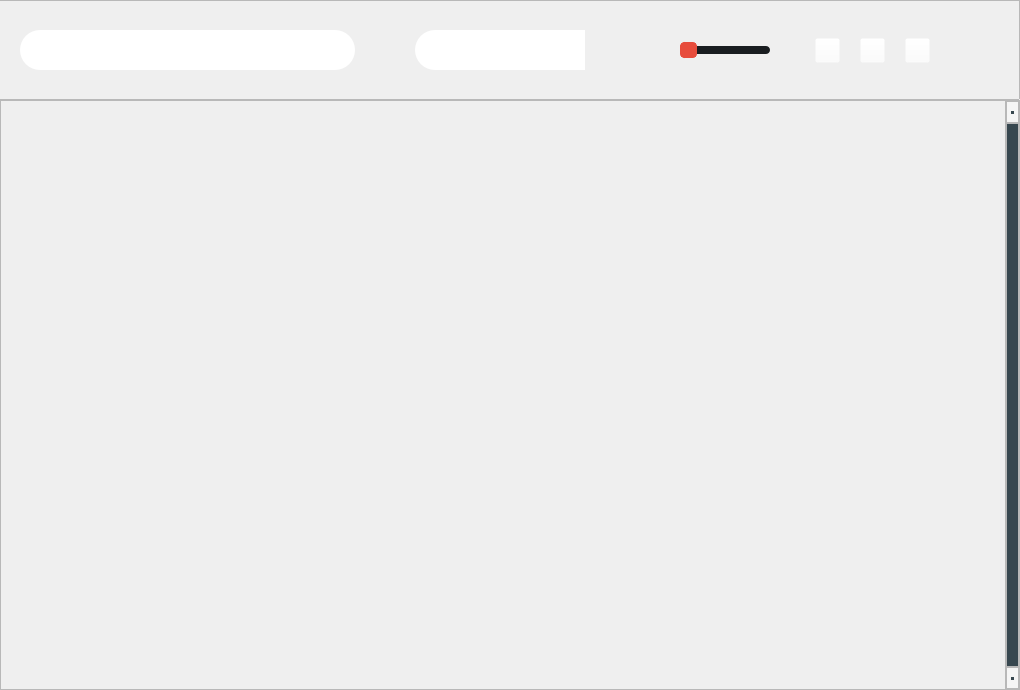
<?xml version="1.0" encoding="UTF-8"?>
<ui version="4.0">
 <class>fontpicker</class>
 <widget class="QWidget" name="fontpicker">
  <property name="geometry">
   <rect>
    <x>0</x>
    <y>0</y>
    <width>1020</width>
    <height>690</height>
   </rect>
  </property>
  <property name="windowTitle">
   <string>Form</string>
  </property>
  <property name="styleSheet">
   <string notr="true">QFrame#searchIcon {
	image: url(:/assets/icons/search.svg);
}

QPushButton#resetSettings {
	image: url(:/assets/icons/resetSettings.svg);
}

QPushButton#textColor {
	image: url(:/assets/icons/textColor.svg);
}
QPushButton#textBackgroundColor {
	image: url(:/assets/icons/textBackgroundColor.svg);
}
QPushButton#resetSettings:hover{
	image: url(:/assets/icons/resetSettingsHOVER.svg);
}

QPushButton#textColor:hover {
	image: url(:/assets/icons/textColorHOVER.svg);
}
QPushButton#textBackgroundColor:hover {
	image: url(:/assets/icons/textBackgroundColorHOVER.svg);
}

QListWidget#fontsListBackground {
	background-color: #fff;
}

/*  SCROLLBAR */

QSlider::groove:horizontal {
	border-radius: 4px;
    height: 8px;
    background-color: #191d20;
}

QSlider::handle:horizontal {
    background-color: #e74c3c;
    border: 1px solid #e74c3c;
    width: 15px;
	margin: -4px 0;
    border-radius: 4px;
}

QListView:focus {
   border: none;
   outline: none;
}

QScrollBar:vertical {
     border: 2px solid #b8b8b8;
     background: #f5f5f5;
     width: 15px;
     margin: 22px 0 22px 0;
 }
 QScrollBar::handle:vertical {
     background: #37474f;
     min-height: 20px;
 }
 QScrollBar::add-line:vertical {
     border: 2px solid #b8b8b8;
     background: #f5f5f5;
     height: 20px;
     subcontrol-position: bottom;
     subcontrol-origin: margin;
 }

 QScrollBar::sub-line:vertical {
     border: 2px solid #b8b8b8;
     background: #f5f5f5;
     height: 20px;
     subcontrol-position: top;
     subcontrol-origin: margin;
 }
 QScrollBar::up-arrow:vertical, QScrollBar::down-arrow:vertical {
     border: none;
     width: 3px;
     height: 3px;
     background: #37474f;
 }

 QScrollBar::add-page:vertical, QScrollBar::sub-page:vertical {
     background: #f5f5f5;
 }

/* BORDER RADIUS */

/* both sides */
QLineEdit#fontApply {
    border-radius: 20%;
}
/* right side */
QFrame#searchIconBackground {
	border-top-right-radius: 20%;
	border-bottom-right-radius: 20%;
}

/* left side */
QLineEdit#search {
	border-color:rgba(0,0,0,0);
	border-top-left-radius: 20%;
	border-bottom-left-radius: 20%;
}
</string>
  </property>
  <widget class="QListWidget" name="fontsList">
   <property name="geometry">
    <rect>
     <x>20</x>
     <y>100</y>
     <width>1000</width>
     <height>590</height>
    </rect>
   </property>
   <property name="sizePolicy">
    <sizepolicy hsizetype="Fixed" vsizetype="Fixed">
     <horstretch>0</horstretch>
     <verstretch>0</verstretch>
    </sizepolicy>
   </property>
   <property name="styleSheet">
    <string notr="true">background-color: rgba(0,0,0,0);</string>
   </property>
   <property name="frameShape">
    <enum>QFrame::NoFrame</enum>
   </property>
   <property name="verticalScrollBarPolicy">
    <enum>Qt::ScrollBarAlwaysOn</enum>
   </property>
   <property name="horizontalScrollBarPolicy">
    <enum>Qt::ScrollBarAlwaysOff</enum>
   </property>
   <property name="autoScroll">
    <bool>true</bool>
   </property>
   <property name="autoScrollMargin">
    <number>1</number>
   </property>
   <property name="selectionMode">
    <enum>QAbstractItemView::NoSelection</enum>
   </property>
   <property name="verticalScrollMode">
    <enum>QAbstractItemView::ScrollPerPixel</enum>
   </property>
   <property name="horizontalScrollMode">
    <enum>QAbstractItemView::ScrollPerItem</enum>
   </property>
   <property name="spacing">
    <number>5</number>
   </property>
  </widget>
  <widget class="QFrame" name="toolsArea">
   <property name="geometry">
    <rect>
     <x>-260</x>
     <y>0</y>
     <width>1280</width>
     <height>100</height>
    </rect>
   </property>
   <property name="sizePolicy">
    <sizepolicy hsizetype="Fixed" vsizetype="Fixed">
     <horstretch>0</horstretch>
     <verstretch>0</verstretch>
    </sizepolicy>
   </property>
   <property name="styleSheet">
    <string notr="true"/>
   </property>
   <property name="frameShape">
    <enum>QFrame::StyledPanel</enum>
   </property>
   <property name="frameShadow">
    <enum>QFrame::Raised</enum>
   </property>
   <widget class="QPushButton" name="textColor">
    <property name="geometry">
     <rect>
      <x>1075</x>
      <y>38</y>
      <width>25</width>
      <height>25</height>
     </rect>
    </property>
    <property name="styleSheet">
     <string notr="true">background-color: rgba(255, 255, 255, 0);</string>
    </property>
    <property name="text">
     <string/>
    </property>
   </widget>
   <widget class="QPushButton" name="textBackgroundColor">
    <property name="geometry">
     <rect>
      <x>1120</x>
      <y>38</y>
      <width>25</width>
      <height>25</height>
     </rect>
    </property>
    <property name="styleSheet">
     <string notr="true">background-color: rgba(255, 255, 255, 0);</string>
    </property>
    <property name="text">
     <string/>
    </property>
   </widget>
   <widget class="QPushButton" name="resetSettings">
    <property name="geometry">
     <rect>
      <x>1165</x>
      <y>38</y>
      <width>25</width>
      <height>25</height>
     </rect>
    </property>
    <property name="styleSheet">
     <string notr="true">background-color: rgba(255, 255, 255, 0);</string>
    </property>
    <property name="text">
     <string/>
    </property>
   </widget>
   <widget class="QFrame" name="searchIconBackground">
    <property name="geometry">
     <rect>
      <x>845</x>
      <y>30</y>
      <width>55</width>
      <height>40</height>
     </rect>
    </property>
    <property name="styleSheet">
     <string notr="true">border:none;</string>
    </property>
    <property name="frameShape">
     <enum>QFrame::StyledPanel</enum>
    </property>
    <property name="frameShadow">
     <enum>QFrame::Raised</enum>
    </property>
    <widget class="QFrame" name="searchIcon">
     <property name="geometry">
      <rect>
       <x>15</x>
       <y>8</y>
       <width>24</width>
       <height>24</height>
      </rect>
     </property>
     <property name="frameShape">
      <enum>QFrame::StyledPanel</enum>
     </property>
     <property name="frameShadow">
      <enum>QFrame::Raised</enum>
     </property>
    </widget>
   </widget>
   <widget class="QLineEdit" name="fontApply">
    <property name="geometry">
     <rect>
      <x>280</x>
      <y>30</y>
      <width>335</width>
      <height>40</height>
     </rect>
    </property>
    <property name="sizePolicy">
     <sizepolicy hsizetype="Preferred" vsizetype="Fixed">
      <horstretch>0</horstretch>
      <verstretch>0</verstretch>
     </sizepolicy>
    </property>
    <property name="styleSheet">
     <string notr="true">color: rgba(0, 0, 0, .6);
padding-left: 12px;
padding-right: 12px;
border:none;

</string>
    </property>
   </widget>
   <widget class="QLineEdit" name="search">
    <property name="geometry">
     <rect>
      <x>675</x>
      <y>30</y>
      <width>170</width>
      <height>40</height>
     </rect>
    </property>
    <property name="sizePolicy">
     <sizepolicy hsizetype="Preferred" vsizetype="Fixed">
      <horstretch>0</horstretch>
      <verstretch>0</verstretch>
     </sizepolicy>
    </property>
    <property name="styleSheet">
     <string notr="true">color: rgba(0, 0, 0, .6);
padding-left: 12px;
padding-right: 12px;
border:none;
</string>
    </property>
   </widget>
   <widget class="QSlider" name="textSizeChanger">
    <property name="geometry">
     <rect>
      <x>940</x>
      <y>40</y>
      <width>90</width>
      <height>21</height>
     </rect>
    </property>
    <property name="styleSheet">
     <string notr="true"/>
    </property>
    <property name="pageStep">
     <number>1</number>
    </property>
    <property name="orientation">
     <enum>Qt::Horizontal</enum>
    </property>
   </widget>
   <zorder>textColor</zorder>
   <zorder>textBackgroundColor</zorder>
   <zorder>resetSettings</zorder>
   <zorder>fontApply</zorder>
   <zorder>search</zorder>
   <zorder>textSizeChanger</zorder>
   <zorder>searchIconBackground</zorder>
  </widget>
  <widget class="QFrame" name="fontsListBackground">
   <property name="geometry">
    <rect>
     <x>0</x>
     <y>100</y>
     <width>1020</width>
     <height>590</height>
    </rect>
   </property>
   <property name="sizePolicy">
    <sizepolicy hsizetype="Fixed" vsizetype="Fixed">
     <horstretch>0</horstretch>
     <verstretch>0</verstretch>
    </sizepolicy>
   </property>
   <property name="styleSheet">
    <string notr="true"/>
   </property>
   <property name="frameShape">
    <enum>QFrame::StyledPanel</enum>
   </property>
   <property name="frameShadow">
    <enum>QFrame::Raised</enum>
   </property>
  </widget>
  <zorder>fontsListBackground</zorder>
  <zorder>fontsList</zorder>
  <zorder>toolsArea</zorder>
 </widget>
 <resources/>
 <connections/>
</ui>
